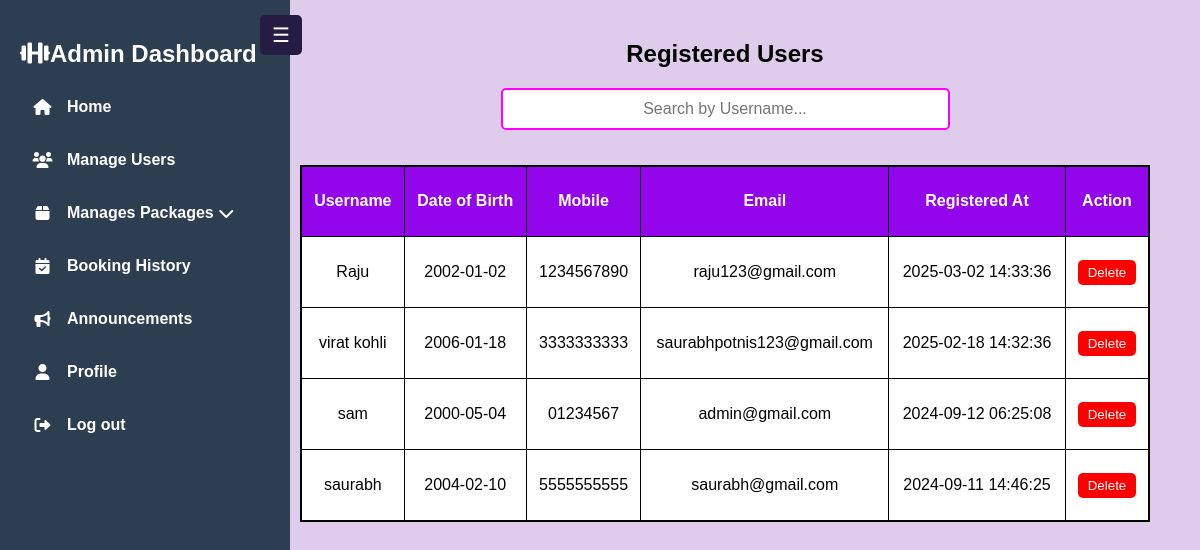
Screenshot of /admin/members.php (signed in) with the database file from the repository.
### tables this page shows
CREATE TABLE IF NOT EXISTS `userinfo` (
  `id` int NOT NULL AUTO_INCREMENT,
  `username` varchar(45) DEFAULT NULL,
  `dob` date NOT NULL,
  `mobile` varchar(45) NOT NULL,
  `email` varchar(45) NOT NULL,
  `password` varchar(255) NOT NULL,
  `create_date` timestamp NOT NULL DEFAULT CURRENT_TIMESTAMP,
  `updated_at` timestamp NULL DEFAULT CURRENT_TIMESTAMP ON UPDATE CURRENT_TIMESTAMP,
  PRIMARY KEY (`id`)
);

### admin/members.php (the view, shortened to what this page needs)
<?php
include "config.php";
$sql = "SELECT id,username, dob, mobile, email,create_date FROM userinfo ORDER BY create_date DESC";
$result = mysqli_query($conn, $sql);
?>
<!DOCTYPE html>
<html lang="en">
<head>
    <link rel="stylesheet" href="css/styless.css">
    <link rel="stylesheet" href="https://cdnjs.cloudflare.com/ajax/libs/font-awesome/6.4.2/css/all.min.css">
</head>
<body>
<?php include "sidebar.php"; ?>
<div class="main-content">
    <div class="container">
        <h2>Registered Users</h2>
        <table id="usersTable">
        <thead>
                <tr>
                <input type="text" id="searchInput" class="search-bar" placeholder="Search by Username..." onkeyup="searchUsers()"></tr>
                <tr>
                    <th>Username</th>
                    <th>Date of Birth</th>
                    <th>Mobile</th>
                    <th>Email</th>
                    <th>Registered At</th>
                    <th>Action</th>
                </tr>
            </thead>
            <tbody>
            <?php while ($row = mysqli_fetch_assoc($result)) { ?>
                <tr>
                    <td><?= htmlspecialchars($row["username"]); ?></td>
                    <td><?= htmlspecialchars($row["dob"]); ?></td>
                    <td><?= htmlspecialchars($row["mobile"]); ?></td>
                    <td><?= htmlspecialchars($row["email"]); ?></td>
                    <td><?= htmlspecialchars($row["create_date"]); ?></td>
                    <td>
                        <form action="delete-user.php" method="POST" onsubmit="return confirm('Are you sure you want to delete this user?');">
                            <button type="submit" class="delete-btn">Delete</button>
                        </form>
                    </td>
                </tr>
                <?php } ?>
            </tbody>
        </table>
     </div>
    </div>
</body>
</html>

### admin/css/styless.css (style rules this page uses)
body { display: flex; margin: 0; font-family: Arial, sans-serif; }
.main-content { margin-left: 250px; padding: 20px; width: calc(100% - 250px); transition: margin-left 0.3s ease-in-out; }
.main-content { justify-content: center; }

### admin/members.php (style rules this page uses)
body { background-color:rgb(223, 204, 235) ; }
.container { background:transparent ; width: 850px; margin: 20px auto; text-align: center; border-radius: 10px; border-color: #000; height: 500px; }
.container h2 { color: black; }
table { background-color: white; border: 2px solid #000; height: 350px; width: 100%; border-collapse: collapse; margin-top: 20px; }
th, td { border: 1px solid #000; color: #000; padding: 10px; text-align: center; height: 50px; vertical-align: middle; }
th { background-color:rgb(147, 5, 235); color: white; }
.delete-btn { background-color: red; color: white; border: none; padding: 5px 10px; cursor: pointer; border-radius: 5px; transition: 0.3s; }
.search-bar { width: 50%; padding: 10px; margin-bottom: 15px; border: 2px solid #FF00FF; border-radius: 5px; font-size: 16px; text-align: center; outline: none; }

### admin/sidebar.php (style rules this page uses)
body { display: flex; margin: 0; font-family: Arial, sans-serif; }

### rows the page displays
userinfo: username "Raju", dob "2002-01-02", mobile "1234567890", email "raju123@gmail.com", create_date "2025-03-02 14:33:36"
userinfo: username "virat kohli", dob "2006-01-18", mobile "3333333333", email "saurabhpotnis123@gmail.com", create_date "2025-02-18 14:32:36"
userinfo: username "sam", dob "2000-05-04", mobile "01234567", email "admin@gmail.com", create_date "2024-09-12 06:25:08"
userinfo: username "saurabh", dob "2004-02-10", mobile "5555555555", email "saurabh@gmail.com", create_date "2024-09-11 14:46:25"
